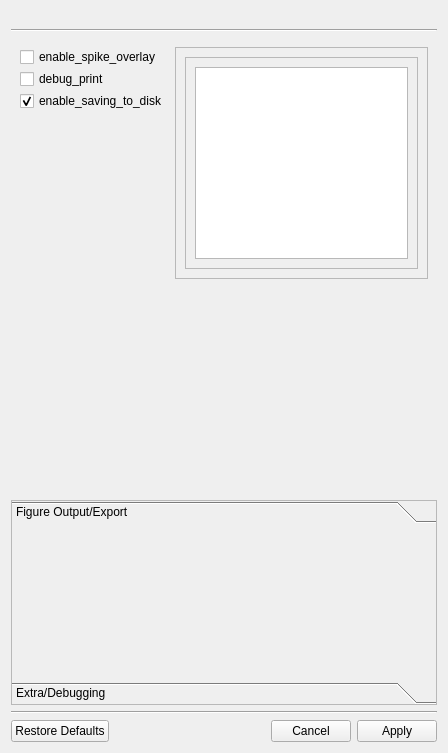
<?xml version="1.0" encoding="UTF-8"?>
<ui version="4.0">
 <class>Form</class>
 <widget class="QWidget" name="Form">
  <property name="geometry">
   <rect>
    <x>0</x>
    <y>0</y>
    <width>448</width>
    <height>753</height>
   </rect>
  </property>
  <property name="windowTitle">
   <string>Figure Format Configuration</string>
  </property>
  <property name="windowIcon">
   <iconset>
    <normaloff>:/light/file_dialog_detailed.svg</normaloff>:/light/file_dialog_detailed.svg</iconset>
  </property>
  <layout class="QVBoxLayout" name="verticalLayout">
   <item>
    <widget class="SingleGroupOptionalMembersCtrl" name="tupleCtrl_0" native="true"/>
   </item>
   <item>
    <widget class="SingleGroupOptionalMembersCtrl" name="tupleCtrl_1" native="true"/>
   </item>
   <item>
    <widget class="SingleGroupOptionalMembersCtrl" name="tupleCtrl_2" native="true"/>
   </item>
   <item>
    <widget class="Line" name="line">
     <property name="orientation">
      <enum>Qt::Horizontal</enum>
     </property>
    </widget>
   </item>
   <item>
    <widget class="QFrame" name="horizontalFrame_2">
     <layout class="QHBoxLayout" name="horizontalLayout_3">
      <item alignment="Qt::AlignTop">
       <widget class="QWidget" name="horizontalWidget" native="true">
        <layout class="QVBoxLayout" name="verticalLayout_2">
         <property name="spacing">
          <number>2</number>
         </property>
         <property name="leftMargin">
          <number>0</number>
         </property>
         <property name="topMargin">
          <number>0</number>
         </property>
         <property name="rightMargin">
          <number>0</number>
         </property>
         <property name="bottomMargin">
          <number>0</number>
         </property>
         <item>
          <widget class="QCheckBox" name="chkEnableSpikeOverlay">
           <property name="text">
            <string>enable_spike_overlay</string>
           </property>
          </widget>
         </item>
         <item>
          <widget class="QCheckBox" name="chkDebugPrint">
           <property name="text">
            <string>debug_print</string>
           </property>
          </widget>
         </item>
         <item>
          <widget class="QCheckBox" name="chkEnableSavingToDisk">
           <property name="text">
            <string>enable_saving_to_disk</string>
           </property>
           <property name="checked">
            <bool>true</bool>
           </property>
          </widget>
         </item>
        </layout>
       </widget>
      </item>
      <item>
       <widget class="QFrame" name="frame">
        <property name="sizePolicy">
         <sizepolicy hsizetype="Preferred" vsizetype="Expanding">
          <horstretch>0</horstretch>
          <verstretch>0</verstretch>
         </sizepolicy>
        </property>
        <property name="frameShape">
         <enum>QFrame::StyledPanel</enum>
        </property>
        <property name="frameShadow">
         <enum>QFrame::Raised</enum>
        </property>
        <layout class="QGridLayout" name="gridLayout_2">
         <item row="1" column="0">
          <widget class="QScrollArea" name="scrollArea">
           <property name="widgetResizable">
            <bool>true</bool>
           </property>
           <widget class="QWidget" name="scrollAreaWidgetContents">
            <property name="geometry">
             <rect>
              <x>0</x>
              <y>0</y>
              <width>252</width>
              <height>210</height>
             </rect>
            </property>
            <property name="sizePolicy">
             <sizepolicy hsizetype="Preferred" vsizetype="Expanding">
              <horstretch>0</horstretch>
              <verstretch>0</verstretch>
             </sizepolicy>
            </property>
            <layout class="QGridLayout" name="gridLayout_3">
             <item row="0" column="0">
              <widget class="PyCodeEdit" name="txtEditExtraArguments">
               <property name="toolTip">
                <string>Extra Arguments</string>
               </property>
               <property name="statusTip">
                <string>Extra Arguments</string>
               </property>
              </widget>
             </item>
            </layout>
           </widget>
          </widget>
         </item>
        </layout>
       </widget>
      </item>
     </layout>
    </widget>
   </item>
   <item>
    <spacer name="verticalSpacer">
     <property name="orientation">
      <enum>Qt::Vertical</enum>
     </property>
     <property name="sizeHint" stdset="0">
      <size>
       <width>20</width>
       <height>40</height>
      </size>
     </property>
    </spacer>
   </item>
   <item>
    <widget class="QToolBox" name="toolBox">
     <property name="sizePolicy">
      <sizepolicy hsizetype="Expanding" vsizetype="Expanding">
       <horstretch>1</horstretch>
       <verstretch>0</verstretch>
      </sizepolicy>
     </property>
     <property name="baseSize">
      <size>
       <width>400</width>
       <height>200</height>
      </size>
     </property>
     <property name="frameShape">
      <enum>QFrame::StyledPanel</enum>
     </property>
     <property name="frameShadow">
      <enum>QFrame::Sunken</enum>
     </property>
     <property name="lineWidth">
      <number>2</number>
     </property>
     <property name="midLineWidth">
      <number>1</number>
     </property>
     <property name="currentIndex">
      <number>0</number>
     </property>
     <widget class="QWidget" name="page_figExport">
      <property name="geometry">
       <rect>
        <x>0</x>
        <y>0</y>
        <width>428</width>
        <height>127</height>
       </rect>
      </property>
      <property name="sizePolicy">
       <sizepolicy hsizetype="Expanding" vsizetype="Preferred">
        <horstretch>1</horstretch>
        <verstretch>0</verstretch>
       </sizepolicy>
      </property>
      <attribute name="icon">
       <iconset>
        <normaloff>:/light/desktop.svg</normaloff>:/light/desktop.svg</iconset>
      </attribute>
      <attribute name="label">
       <string>Figure Output/Export</string>
      </attribute>
      <layout class="QHBoxLayout" name="horizontalLayout">
       <property name="leftMargin">
        <number>4</number>
       </property>
       <property name="topMargin">
        <number>0</number>
       </property>
       <property name="rightMargin">
        <number>4</number>
       </property>
       <property name="bottomMargin">
        <number>0</number>
       </property>
       <item>
        <layout class="QVBoxLayout" name="verticalLayout_3">
         <item>
          <widget class="InlineFilesystemPathSelectWidget" name="filepkr_FigureOutputPath" native="true">
           <property name="sizePolicy">
            <sizepolicy hsizetype="Expanding" vsizetype="Preferred">
             <horstretch>1</horstretch>
             <verstretch>0</verstretch>
            </sizepolicy>
           </property>
          </widget>
         </item>
         <item>
          <widget class="InlineFilesystemPathSelectWidget" name="filepkr_ProgrammaticDisplayFcnOutputPath" native="true">
           <property name="sizePolicy">
            <sizepolicy hsizetype="Expanding" vsizetype="Preferred">
             <horstretch>1</horstretch>
             <verstretch>0</verstretch>
            </sizepolicy>
           </property>
          </widget>
         </item>
        </layout>
       </item>
      </layout>
     </widget>
     <widget class="QWidget" name="page_debugging">
      <property name="geometry">
       <rect>
        <x>0</x>
        <y>0</y>
        <width>428</width>
        <height>267</height>
       </rect>
      </property>
      <property name="sizePolicy">
       <sizepolicy hsizetype="Expanding" vsizetype="Preferred">
        <horstretch>1</horstretch>
        <verstretch>0</verstretch>
       </sizepolicy>
      </property>
      <attribute name="icon">
       <iconset>
        <normaloff>:/light/file_dialog_list.svg</normaloff>:/light/file_dialog_list.svg</iconset>
      </attribute>
      <attribute name="label">
       <string>Extra/Debugging</string>
      </attribute>
      <layout class="QHBoxLayout" name="horizontalLayout_2">
       <item>
        <layout class="QGridLayout" name="gridLayout">
         <item row="1" column="0">
          <widget class="QTextBrowser" name="textBrowser"/>
         </item>
         <item row="2" column="0">
          <widget class="QPushButton" name="pushButton_2">
           <property name="text">
            <string>PushButton</string>
           </property>
          </widget>
         </item>
         <item row="0" column="0">
          <widget class="FilesystemPathLineEdit" name="lineEdit">
           <property name="text">
            <string>C:\Users\pho\repos\PhoPy3DPositionAnalysis2021\EXTERNAL\Screenshots\ProgrammaticDisplayFunctionTesting</string>
           </property>
           <property name="clearButtonEnabled">
            <bool>true</bool>
           </property>
          </widget>
         </item>
        </layout>
       </item>
      </layout>
     </widget>
    </widget>
   </item>
   <item>
    <widget class="Line" name="line_2">
     <property name="orientation">
      <enum>Qt::Horizontal</enum>
     </property>
    </widget>
   </item>
   <item>
    <widget class="QDialogButtonBox" name="buttonBox">
     <property name="standardButtons">
      <set>QDialogButtonBox::Apply|QDialogButtonBox::Cancel|QDialogButtonBox::RestoreDefaults</set>
     </property>
    </widget>
   </item>
  </layout>
 </widget>
 <customwidgets>
  <customwidget>
   <class>FilesystemPathLineEdit</class>
   <extends>QLineEdit</extends>
   <header location="global">pyphocorehelpers.gui.Qt.InlineFilesystemPathSelectWidget.FilesystemPathLineEdit</header>
  </customwidget>
  <customwidget>
   <class>SingleGroupOptionalMembersCtrl</class>
   <extends>QWidget</extends>
   <header location="global">pyphoplacecellanalysis.GUI.Qt.Widgets.SingleGroupOptionalMembersCtrl.SingleGroupOptionalMembersCtrl</header>
   <container>1</container>
   <slots>
    <signal>value_changed(object,bool,int,bool,int)</signal>
    <slot>on_update_values()</slot>
   </slots>
  </customwidget>
  <customwidget>
   <class>InlineFilesystemPathSelectWidget</class>
   <extends>QWidget</extends>
   <header location="global">pyphocorehelpers.gui.Qt.InlineFilesystemPathSelectWidget.InlineFilesystemPathSelectWidget</header>
   <container>1</container>
  </customwidget>
  <customwidget>
   <class>PyCodeEdit</class>
   <extends>QPlainTextEdit</extends>
   <header location="global">pyqode.python.widgets.code_edit</header>
  </customwidget>
 </customwidgets>
 <resources>
  <include location="../../../../External/breeze_style_sheets/dist/qrc/breeze.qrc"/>
 </resources>
 <connections/>
 <slots>
  <slot>on_update_values()</slot>
 </slots>
</ui>
